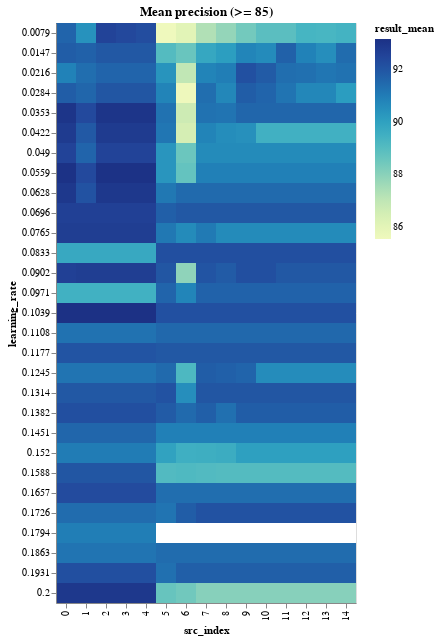

Notebook code cell kept with this figure:
### Code cell
range_learning_rate_results_df = learning_rate_results_df[
    learning_rate_results_df.result_mean >= DETAILED_VIEW_TRESHOLD
]

binified_learning_rate_heatmap(
    f"Mean precision (>= {DETAILED_VIEW_TRESHOLD})", range_learning_rate_results_df
)

### Figure 1 — Vega-Lite specification as saved in the notebook (floating-point values rounded to 4 significant figures; data arrays with more than 128 entries replaced by an {"elided": "..."} marker saying what was removed)
{"config": {"view": {"continuousWidth": 400, "continuousHeight": 300}}, "hconcat": [{"mark": "rect", "encoding": {"color": {"type": "quantitative", "field": "result_mean"}, "tooltip": [{"type": "quantitative", "field": "result_mean"}, {"type": "quantitative", "field": "result_std"}, {"type": "quantitative", "field": "neurons"}, {"type": "quantitative", "field": "layers"}, {"type": "quantitative", "field": "epochs"}, {"type": "quantitative", "field": "learning_rate"}, {"type": "quantitative", "field": "src_index"}], "x": {"type": "ordinal", "field": "src_index"}, "y": {"type": "ordinal", "field": "learning_rate"}}, "selection": {"selector010": {"type": "interval", "bind": "scales", "encodings": ["x", "y"]}}, "title": "Mean precision (>= 85)"}], "data": {"name": "data-5e6b555619941b0ba07986a6981cba70"}, "$schema": "https://vega.github.io/schema/vega-lite/v4.8.1.json", "datasets": {"data-5e6b555619941b0ba07986a6981cba70": {"elided": "425 records"}}}
